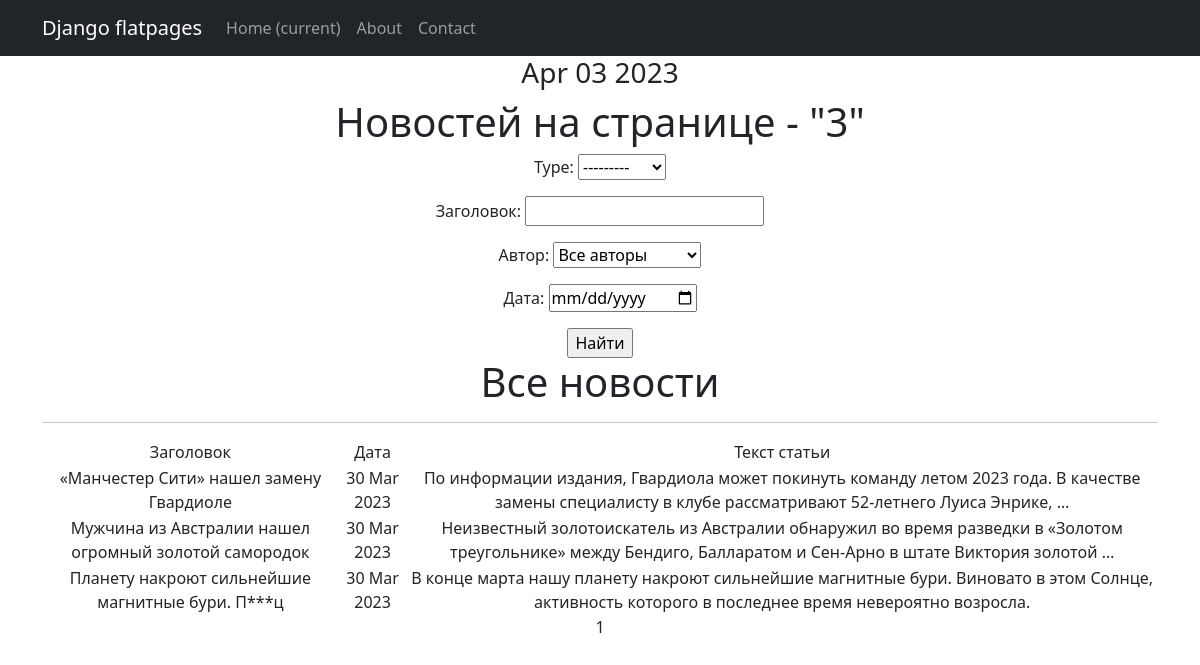
Page /news/search/ on the earlier database version.
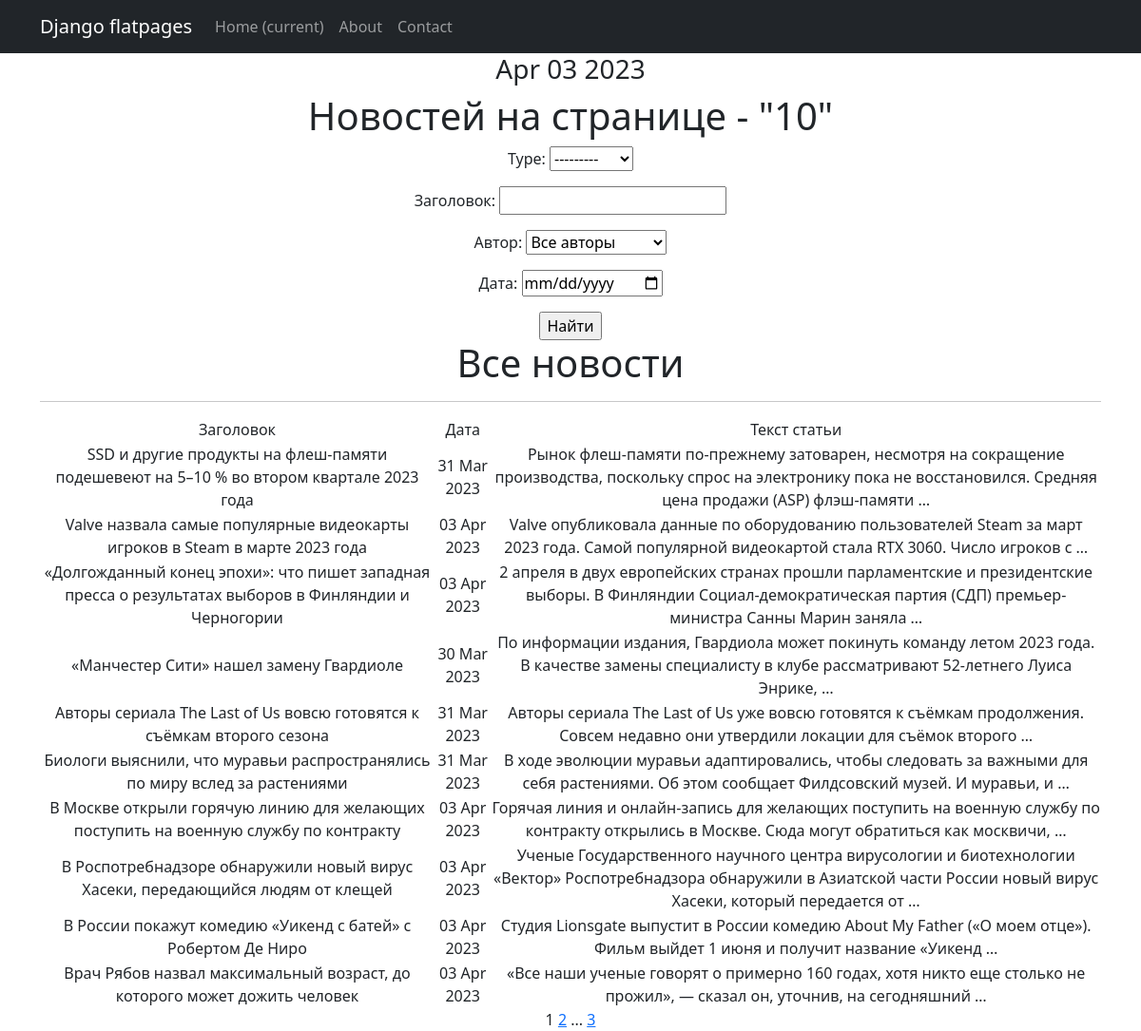
Same page on the later database version.
### news/models.py (models this page shows, shortened)
class Post(models.Model):
    title = models.CharField(max_length=255)
    text = models.TextField()
    time_created = models.DateTimeField(auto_now_add=True)
    type = models.CharField(max_length=2,
                            choices=TYPES,
                            default=news)
    post_rating = models.FloatField(default=0.0)
    post_author = models.ForeignKey(Author, on_delete=models.CASCADE)
    category = models.ManyToManyField(Category, through='PostCategory')

### news/views.py (the view)
# urls.py: path('search/', PostSearch.as_view(), name='post_search'),
class PostSearch(ListView):
    model = Post
    ordering = 'title'
    template_name = 'search.html'
    context_object_name = 'news'
    paginate_by = 10
    def get_queryset(self):
        queryset = super().get_queryset()
        self.filterset = PostFilter(self.request.GET, queryset)
        return self.filterset.qs
    def get_context_data(self, **kwargs):
        context = super().get_context_data(**kwargs)
        context['filterset'] = self.filterset
        return context

### news/templatetags/custom_filters.py (called while the page is built)
@register.filter()
def censor(value):
    bad_words = ('редиска!', 'дурак', 'тупица', 'блин', 'оладушек', 'пипец')
    if not isinstance(value, str):
        raise TypeError(f"unresolved type '{type(value)}' expected  type 'str'")
    for i in value.split():
        if i.lower() in bad_words:
            value = value.replace(i, f"{i[0]}{'*' * (len(i) - 2)}{i[-1]}")
    return value

### news/templatetags/custom_tags.py (called while the page is built)
@register.simple_tag(takes_context=True)
def url_replace(context, **kwargs):
   d = context['request'].GET.copy()
   for k, v in kwargs.items():
       d[k] = v
   return d.urlencode()

@register.simple_tag()
def current_time(format_string='%b %d %Y'):
   return datetime.utcnow().strftime(format_string)

### templates/search.html (shortened to what this page needs)
{% extends 'flatpages/default.html' %}
{% load custom_tags %}
{% load custom_filters %}
{% block content %}
<h3>{% current_time '%b %d %Y' %}</h3>
<h1>Новостей на странице - "{{ news|length }}" </h1>
   <form action="" method="get">
       {{ filterset.form.as_p }}
       <input type="submit" value="Найти" />
   </form>
   <h1>Все новости</h1>
   <hr>
   {% if news %}
       <table>
           <tr>
               <td>
                   Заголовок
               </td>
               <td>
                   Дата
               </td>
               <td>
                   Текст статьи
               </td>
           </tr>
           {% for post in news %}
           <tr>
               <td>{{ post.title|censor }}</td>
               <td>{{ post.time_created|date:'d M Y' }}</td>
               <td>{{ post.text|truncatewords:20|censor }}</td>
           </tr>
           {% endfor %}
       </table>
   {% else %}
       <h2>Новостей нет!</h2>
   {% endif %}
   {{ page_obj.number }}
   {% if page_obj.has_next %}
       <a href="?{% url_replace page=page_obj.next_page_number %}">{{ page_obj.next_page_number }}</a>
       {% if paginator.num_pages != page_obj.next_page_number %}
           ...
           <a href="?{% url_replace page=page_obj.paginator.num_pages %}">{{ page_obj.paginator.num_pages }}</a>
       {% endif %}
   {% endif %}
{% endblock content %}

Differences in the rows shown:
no longer on this page (row unchanged): Post: title|censor "Мужчина из Австралии нашел огромный золотой самородок", time_created "30 Mar 2023", text|censor "Неизвестный золотоискатель из Австралии обнаружил во время разведки в «Золотом треугольнике» между Бендиго, Балларатом и Сен-Арно в штате Виктория золотой …"
no longer on this page (row unchanged): Post: title|censor "Планету накроют сильнейшие магнитные бури. П***ц", time_created "30 Mar 2023", text|censor "В конце марта нашу планету накроют сильнейшие магнитные бури. Виновато в этом Солнце, активность которого в последнее время невероятно возросла."
added Post: title|censor "SSD и другие продукты на флеш-памяти подешевеют на 5–10 % во втором квартале 2023 года", time_created "31 Mar 2023", text|censor "Рынок флеш-памяти по-прежнему затоварен, несмотря на сокращение производства, поскольку спрос на электронику пока не восстановился. Средняя цена продажи (ASP) флэш-памяти …"
added Post: title|censor "Valve назвала самые популярные видеокарты игроков в Steam в марте 2023 года", time_created "03 Apr 2023", text|censor "Valve опубликовала данные по оборудованию пользователей Steam за март 2023 года. Самой популярной видеокартой стала RTX 3060. Число игроков с …"
added Post: title|censor "«Долгожданный конец эпохи»: что пишет западная пресса о результатах выборов в Финляндии и Черногории", time_created "03 Apr 2023", text|censor "2 апреля в двух европейских странах прошли парламентские и президентские выборы. В Финляндии Социал-демократическая партия (СДП) премьер-министра Санны Марин заняла …"
added Post: title|censor "Авторы сериала The Last of Us вовсю готовятся к съёмкам второго сезона", time_created "31 Mar 2023", text|censor "Авторы сериала The Last of Us уже вовсю готовятся к съёмкам продолжения. Совсем недавно они утвердили локации для съёмок второго …"
added Post: title|censor "Биологи выяснили, что муравьи распространялись по миру вслед за растениями", time_created "31 Mar 2023", text|censor "В ходе эволюции муравьи адаптировались, чтобы следовать за важными для себя растениями. Об этом сообщает Филдсовский музей. И муравьи, и …"
added Post: title|censor "В Москве открыли горячую линию для желающих поступить на военную службу по контракту", time_created "03 Apr 2023", text|censor "Горячая линия и онлайн-запись для желающих поступить на военную службу по контракту открылись в Москве. Сюда могут обратиться как москвичи, …"
added Post: title|censor "В Роспотребнадзоре обнаружили новый вирус Хасеки, передающийся людям от клещей", time_created "03 Apr 2023", text|censor "Ученые Государственного научного центра вирусологии и биотехнологии «Вектор» Роспотребнадзора обнаружили в Азиатской части России новый вирус Хасеки, который передается от …"
added Post: title|censor "В России покажут комедию «Уикенд с батей» с Робертом Де Ниро", time_created "03 Apr 2023", text|censor "Студия Lionsgate выпустит в России комедию About My Father («О моем отце»). Фильм выйдет 1 июня и получит название «Уикенд …"
added Post: title|censor "Врач Рябов назвал максимальный возраст, до которого может дожить человек", time_created "03 Apr 2023", text|censor "«Все наши ученые говорят о примерно 160 годах, хотя никто еще столько не прожил», — сказал он, уточнив, на сегодняшний …"
Other differences:
{{ news|length }}: "3" → "10"
{{ page_obj.next_page_number }}: (not shown) → "2"
{{ page_obj.paginator.num_pages }}: (not shown) → "3"
